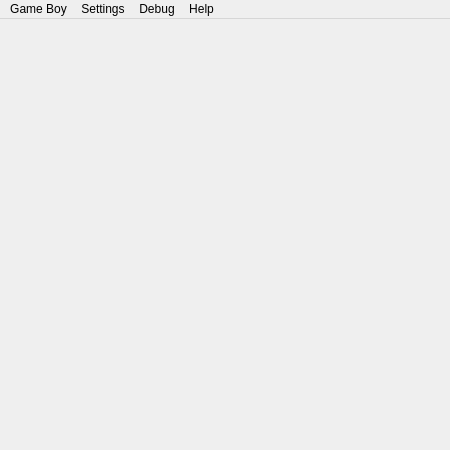
<?xml version="1.0" encoding="UTF-8"?>
<ui version="4.0">
 <class>MainWindow</class>
 <widget class="QMainWindow" name="MainWindow">
  <property name="geometry">
   <rect>
    <x>0</x>
    <y>0</y>
    <width>450</width>
    <height>450</height>
   </rect>
  </property>
  <property name="sizePolicy">
   <sizepolicy hsizetype="Preferred" vsizetype="Preferred">
    <horstretch>0</horstretch>
    <verstretch>0</verstretch>
   </sizepolicy>
  </property>
  <property name="windowTitle">
   <string>Gearboy</string>
  </property>
  <widget class="QWidget" name="centralwidget">
   <property name="sizePolicy">
    <sizepolicy hsizetype="Minimum" vsizetype="Minimum">
     <horstretch>0</horstretch>
     <verstretch>0</verstretch>
    </sizepolicy>
   </property>
   <property name="layoutDirection">
    <enum>Qt::LeftToRight</enum>
   </property>
   <property name="autoFillBackground">
    <bool>true</bool>
   </property>
  </widget>
  <widget class="QMenuBar" name="menubar">
   <property name="geometry">
    <rect>
     <x>0</x>
     <y>0</y>
     <width>342</width>
     <height>27</height>
    </rect>
   </property>
   <property name="sizePolicy">
    <sizepolicy hsizetype="Expanding" vsizetype="MinimumExpanding">
     <horstretch>0</horstretch>
     <verstretch>0</verstretch>
    </sizepolicy>
   </property>
   <property name="locale">
    <locale language="English" country="UnitedStates"/>
   </property>
   <property name="defaultUp">
    <bool>false</bool>
   </property>
   <property name="nativeMenuBar">
    <bool>true</bool>
   </property>
   <widget class="QMenu" name="menuSettings">
    <property name="title">
     <string>Settings</string>
    </property>
    <widget class="QMenu" name="menuWindow_Size">
     <property name="title">
      <string>Window Size</string>
     </property>
     <addaction name="actionX_1"/>
     <addaction name="actionX_2"/>
     <addaction name="actionX_3"/>
     <addaction name="actionX_4"/>
     <addaction name="actionX_5"/>
    </widget>
    <addaction name="actionInput"/>
    <addaction name="actionVideo"/>
    <addaction name="actionSound"/>
    <addaction name="separator"/>
    <addaction name="menuWindow_Size"/>
    <addaction name="actionFullscreen"/>
    <addaction name="separator"/>
    <addaction name="actionForce_Game_Boy_DMG"/>
    <addaction name="actionSave_RAM_in_ROM_folder"/>
   </widget>
   <widget class="QMenu" name="menuHelp">
    <property name="title">
     <string>Help</string>
    </property>
    <addaction name="actionAbout"/>
   </widget>
   <widget class="QMenu" name="menuDebug">
    <property name="title">
     <string>Debug</string>
    </property>
    <addaction name="actionDisassembler"/>
    <addaction name="actionOAM_Viewer"/>
    <addaction name="actionMap_Viewer"/>
    <addaction name="actionPalette_Viewer"/>
   </widget>
   <widget class="QMenu" name="menuGame_Boy">
    <property name="title">
     <string>Game Boy</string>
    </property>
    <widget class="QMenu" name="menuSelect_State_Slot">
     <property name="title">
      <string>Select State Slot</string>
     </property>
     <addaction name="action1"/>
     <addaction name="action2"/>
     <addaction name="action3"/>
     <addaction name="action4"/>
     <addaction name="action5"/>
    </widget>
    <addaction name="actionLoad_ROM"/>
    <addaction name="actionPause"/>
    <addaction name="actionReset"/>
    <addaction name="separator"/>
    <addaction name="menuSelect_State_Slot"/>
    <addaction name="actionSave_State"/>
    <addaction name="actionLoad_State"/>
    <addaction name="separator"/>
    <addaction name="actionQuit"/>
   </widget>
   <addaction name="menuGame_Boy"/>
   <addaction name="menuSettings"/>
   <addaction name="menuDebug"/>
   <addaction name="menuHelp"/>
  </widget>
  <action name="actionInput">
   <property name="text">
    <string>Input...</string>
   </property>
  </action>
  <action name="actionVideo">
   <property name="text">
    <string>Video...</string>
   </property>
  </action>
  <action name="actionSound">
   <property name="text">
    <string>Sound...</string>
   </property>
  </action>
  <action name="actionForce_Game_Boy_DMG">
   <property name="checkable">
    <bool>true</bool>
   </property>
   <property name="text">
    <string>Force Game Boy DMG</string>
   </property>
  </action>
  <action name="actionDisassembler">
   <property name="text">
    <string>Disassembler...</string>
   </property>
  </action>
  <action name="actionOAM_Viewer">
   <property name="text">
    <string>OAM Viewer...</string>
   </property>
  </action>
  <action name="actionMap_Viewer">
   <property name="text">
    <string>Map Viewer...</string>
   </property>
  </action>
  <action name="actionLoad_ROM">
   <property name="text">
    <string>Load ROM...</string>
   </property>
  </action>
  <action name="action1">
   <property name="checkable">
    <bool>true</bool>
   </property>
   <property name="text">
    <string>1</string>
   </property>
  </action>
  <action name="action2">
   <property name="checkable">
    <bool>true</bool>
   </property>
   <property name="text">
    <string>2</string>
   </property>
  </action>
  <action name="action3">
   <property name="checkable">
    <bool>true</bool>
   </property>
   <property name="text">
    <string>3</string>
   </property>
  </action>
  <action name="action4">
   <property name="checkable">
    <bool>true</bool>
   </property>
   <property name="text">
    <string>4</string>
   </property>
  </action>
  <action name="action5">
   <property name="checkable">
    <bool>true</bool>
   </property>
   <property name="text">
    <string>5</string>
   </property>
  </action>
  <action name="actionSave_State">
   <property name="text">
    <string>Save State</string>
   </property>
   <property name="shortcut">
    <string>Ctrl+S</string>
   </property>
  </action>
  <action name="actionLoad_State">
   <property name="text">
    <string>Load State</string>
   </property>
   <property name="shortcut">
    <string>Ctrl+L</string>
   </property>
  </action>
  <action name="actionSave_State_as">
   <property name="text">
    <string>Save State As...</string>
   </property>
  </action>
  <action name="actionLad_State_from">
   <property name="text">
    <string>Load State From...</string>
   </property>
  </action>
  <action name="actionReset">
   <property name="text">
    <string>Reset</string>
   </property>
   <property name="whatsThis">
    <string/>
   </property>
   <property name="shortcut">
    <string>Ctrl+R</string>
   </property>
  </action>
  <action name="actionPause">
   <property name="checkable">
    <bool>true</bool>
   </property>
   <property name="checked">
    <bool>false</bool>
   </property>
   <property name="text">
    <string>Pause</string>
   </property>
   <property name="shortcut">
    <string>Ctrl+P</string>
   </property>
  </action>
  <action name="actionFullscreen">
   <property name="text">
    <string>Fullscreen</string>
   </property>
   <property name="shortcut">
    <string>Ctrl+F</string>
   </property>
   <property name="shortcutContext">
    <enum>Qt::ApplicationShortcut</enum>
   </property>
  </action>
  <action name="actionPalette_Viewer">
   <property name="text">
    <string>Palette Viewer...</string>
   </property>
  </action>
  <action name="actionX_1">
   <property name="checkable">
    <bool>true</bool>
   </property>
   <property name="text">
    <string>x 1</string>
   </property>
  </action>
  <action name="actionX_2">
   <property name="checkable">
    <bool>true</bool>
   </property>
   <property name="text">
    <string>x 2</string>
   </property>
  </action>
  <action name="actionX_3">
   <property name="checkable">
    <bool>true</bool>
   </property>
   <property name="text">
    <string>x 3</string>
   </property>
  </action>
  <action name="actionX_4">
   <property name="checkable">
    <bool>true</bool>
   </property>
   <property name="text">
    <string>x 4</string>
   </property>
  </action>
  <action name="actionX_5">
   <property name="checkable">
    <bool>true</bool>
   </property>
   <property name="text">
    <string>x 5</string>
   </property>
  </action>
  <action name="actionAbout">
   <property name="text">
    <string>About</string>
   </property>
  </action>
  <action name="actionSave_RAM_in_ROM_folder">
   <property name="checkable">
    <bool>true</bool>
   </property>
   <property name="text">
    <string>Save RAM in ROM folder</string>
   </property>
  </action>
  <action name="actionQuit">
   <property name="text">
    <string>Quit</string>
   </property>
  </action>
 </widget>
 <resources/>
 <connections>
  <connection>
   <sender>actionLoad_ROM</sender>
   <signal>triggered()</signal>
   <receiver>MainWindow</receiver>
   <slot>MenuGameBoyLoadROM()</slot>
   <hints>
    <hint type="sourcelabel">
     <x>-1</x>
     <y>-1</y>
    </hint>
    <hint type="destinationlabel">
     <x>319</x>
     <y>299</y>
    </hint>
   </hints>
  </connection>
  <connection>
   <sender>actionPause</sender>
   <signal>triggered(bool)</signal>
   <receiver>MainWindow</receiver>
   <slot>MenuGameBoyPause()</slot>
   <hints>
    <hint type="sourcelabel">
     <x>-1</x>
     <y>-1</y>
    </hint>
    <hint type="destinationlabel">
     <x>159</x>
     <y>156</y>
    </hint>
   </hints>
  </connection>
  <connection>
   <sender>actionReset</sender>
   <signal>triggered()</signal>
   <receiver>MainWindow</receiver>
   <slot>MenuGameBoyReset()</slot>
   <hints>
    <hint type="sourcelabel">
     <x>-1</x>
     <y>-1</y>
    </hint>
    <hint type="destinationlabel">
     <x>159</x>
     <y>156</y>
    </hint>
   </hints>
  </connection>
  <connection>
   <sender>actionSave_State</sender>
   <signal>triggered()</signal>
   <receiver>MainWindow</receiver>
   <slot>MenuGameBoySaveState()</slot>
   <hints>
    <hint type="sourcelabel">
     <x>-1</x>
     <y>-1</y>
    </hint>
    <hint type="destinationlabel">
     <x>159</x>
     <y>156</y>
    </hint>
   </hints>
  </connection>
  <connection>
   <sender>actionLoad_State</sender>
   <signal>triggered()</signal>
   <receiver>MainWindow</receiver>
   <slot>MenuGameBoyLoadState()</slot>
   <hints>
    <hint type="sourcelabel">
     <x>-1</x>
     <y>-1</y>
    </hint>
    <hint type="destinationlabel">
     <x>159</x>
     <y>156</y>
    </hint>
   </hints>
  </connection>
  <connection>
   <sender>actionInput</sender>
   <signal>triggered()</signal>
   <receiver>MainWindow</receiver>
   <slot>MenuSettingsInput()</slot>
   <hints>
    <hint type="sourcelabel">
     <x>-1</x>
     <y>-1</y>
    </hint>
    <hint type="destinationlabel">
     <x>159</x>
     <y>156</y>
    </hint>
   </hints>
  </connection>
  <connection>
   <sender>actionVideo</sender>
   <signal>triggered()</signal>
   <receiver>MainWindow</receiver>
   <slot>MenuSettingsVideo()</slot>
   <hints>
    <hint type="sourcelabel">
     <x>-1</x>
     <y>-1</y>
    </hint>
    <hint type="destinationlabel">
     <x>159</x>
     <y>156</y>
    </hint>
   </hints>
  </connection>
  <connection>
   <sender>actionSound</sender>
   <signal>triggered()</signal>
   <receiver>MainWindow</receiver>
   <slot>MenuSettingsSound()</slot>
   <hints>
    <hint type="sourcelabel">
     <x>-1</x>
     <y>-1</y>
    </hint>
    <hint type="destinationlabel">
     <x>159</x>
     <y>156</y>
    </hint>
   </hints>
  </connection>
  <connection>
   <sender>actionFullscreen</sender>
   <signal>triggered()</signal>
   <receiver>MainWindow</receiver>
   <slot>MenuSettingsFullscreen()</slot>
   <hints>
    <hint type="sourcelabel">
     <x>-1</x>
     <y>-1</y>
    </hint>
    <hint type="destinationlabel">
     <x>159</x>
     <y>156</y>
    </hint>
   </hints>
  </connection>
  <connection>
   <sender>actionForce_Game_Boy_DMG</sender>
   <signal>triggered()</signal>
   <receiver>MainWindow</receiver>
   <slot>MenuSettingsForceDMG()</slot>
   <hints>
    <hint type="sourcelabel">
     <x>-1</x>
     <y>-1</y>
    </hint>
    <hint type="destinationlabel">
     <x>159</x>
     <y>156</y>
    </hint>
   </hints>
  </connection>
  <connection>
   <sender>actionDisassembler</sender>
   <signal>triggered()</signal>
   <receiver>MainWindow</receiver>
   <slot>MenuDebugDisassembler()</slot>
   <hints>
    <hint type="sourcelabel">
     <x>-1</x>
     <y>-1</y>
    </hint>
    <hint type="destinationlabel">
     <x>159</x>
     <y>156</y>
    </hint>
   </hints>
  </connection>
  <connection>
   <sender>actionOAM_Viewer</sender>
   <signal>triggered()</signal>
   <receiver>MainWindow</receiver>
   <slot>MenuDebugOAM()</slot>
   <hints>
    <hint type="sourcelabel">
     <x>-1</x>
     <y>-1</y>
    </hint>
    <hint type="destinationlabel">
     <x>159</x>
     <y>156</y>
    </hint>
   </hints>
  </connection>
  <connection>
   <sender>actionMap_Viewer</sender>
   <signal>triggered()</signal>
   <receiver>MainWindow</receiver>
   <slot>MenuDebugMap()</slot>
   <hints>
    <hint type="sourcelabel">
     <x>-1</x>
     <y>-1</y>
    </hint>
    <hint type="destinationlabel">
     <x>159</x>
     <y>156</y>
    </hint>
   </hints>
  </connection>
  <connection>
   <sender>actionPalette_Viewer</sender>
   <signal>triggered()</signal>
   <receiver>MainWindow</receiver>
   <slot>MenuDebugPalette()</slot>
   <hints>
    <hint type="sourcelabel">
     <x>-1</x>
     <y>-1</y>
    </hint>
    <hint type="destinationlabel">
     <x>159</x>
     <y>156</y>
    </hint>
   </hints>
  </connection>
  <connection>
   <sender>actionAbout</sender>
   <signal>triggered()</signal>
   <receiver>MainWindow</receiver>
   <slot>MenuAbout()</slot>
   <hints>
    <hint type="sourcelabel">
     <x>-1</x>
     <y>-1</y>
    </hint>
    <hint type="destinationlabel">
     <x>170</x>
     <y>160</y>
    </hint>
   </hints>
  </connection>
  <connection>
   <sender>actionSave_RAM_in_ROM_folder</sender>
   <signal>triggered()</signal>
   <receiver>MainWindow</receiver>
   <slot>MenuSettingsSaveRAMInROMFolder()</slot>
   <hints>
    <hint type="sourcelabel">
     <x>-1</x>
     <y>-1</y>
    </hint>
    <hint type="destinationlabel">
     <x>170</x>
     <y>160</y>
    </hint>
   </hints>
  </connection>
  <connection>
   <sender>menuWindow_Size</sender>
   <signal>triggered(QAction*)</signal>
   <receiver>MainWindow</receiver>
   <slot>MenuSettingsWindowSize(QAction*)</slot>
   <hints>
    <hint type="sourcelabel">
     <x>69</x>
     <y>83</y>
    </hint>
    <hint type="destinationlabel">
     <x>37</x>
     <y>24</y>
    </hint>
   </hints>
  </connection>
  <connection>
   <sender>actionQuit</sender>
   <signal>triggered()</signal>
   <receiver>MainWindow</receiver>
   <slot>Exit()</slot>
   <hints>
    <hint type="sourcelabel">
     <x>-1</x>
     <y>-1</y>
    </hint>
    <hint type="destinationlabel">
     <x>170</x>
     <y>160</y>
    </hint>
   </hints>
  </connection>
  <connection>
   <sender>menuSelect_State_Slot</sender>
   <signal>triggered(QAction*)</signal>
   <receiver>MainWindow</receiver>
   <slot>MenuGameBoySelectStateSlot(QAction*)</slot>
   <hints>
    <hint type="sourcelabel">
     <x>95</x>
     <y>104</y>
    </hint>
    <hint type="destinationlabel">
     <x>170</x>
     <y>160</y>
    </hint>
   </hints>
  </connection>
 </connections>
 <slots>
  <slot>MenuGameBoyLoadROM()</slot>
  <slot>MenuGameBoyPause()</slot>
  <slot>MenuGameBoyReset()</slot>
  <slot>MenuGameBoySaveState()</slot>
  <slot>MenuGameBoyLoadState()</slot>
  <slot>MenuGameBoySelectStateSlot(QAction*)</slot>
  <slot>MenuGameBoySaveStateAs()</slot>
  <slot>MenuGameBoyLoadStateFrom()</slot>
  <slot>MenuSettingsInput()</slot>
  <slot>MenuSettingsVideo()</slot>
  <slot>MenuSettingsSound()</slot>
  <slot>MenuSettingsFullscreen()</slot>
  <slot>MenuSettingsForceDMG()</slot>
  <slot>MenuSettingsSaveRAMInROMFolder()</slot>
  <slot>MenuDebugDisassembler()</slot>
  <slot>MenuDebugOAM()</slot>
  <slot>MenuDebugMap()</slot>
  <slot>MenuDebugPalette()</slot>
  <slot>MenuAbout()</slot>
  <slot>MenuPressed()</slot>
  <slot>MenuReleased()</slot>
  <slot>MenuSettingsWindowSize(QAction*)</slot>
  <slot>Exit()</slot>
 </slots>
</ui>
